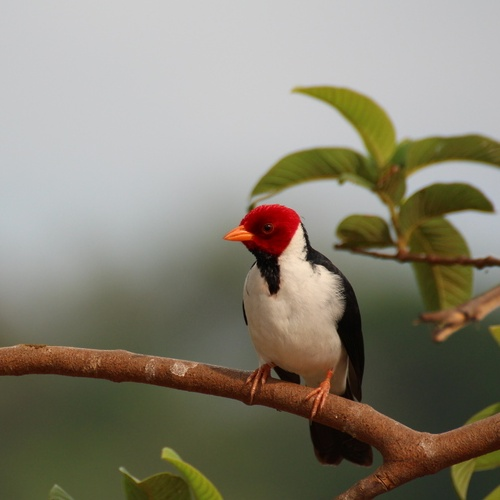
#> input picture Assignment_2/resources/image-square.jpeg, 500 x 500 px
$ python Q9.py
#> lines starting #> are read from the running program, lines starting #| are printed output that depends on the picture
# NOT operation (Negative image)
import cv2
import numpy as np

img1 = cv2.imread('resources/image-square.jpeg')
#> img1 is the input picture: shape (500, 500, 3); mean B, G, R 115.3, 130.9, 136.1

res = cv2.bitwise_not(img1, mask = None)
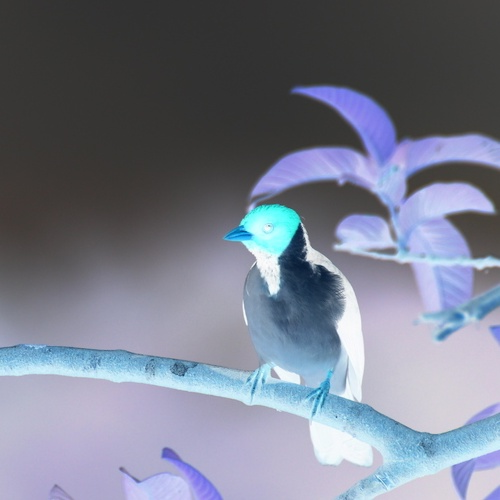
#> res: shape (500, 500, 3); mean B, G, R 139.7, 124.1, 118.9

cv2.imshow('Image 1', img1)
cv2.imshow('Bitwise NOT', res)

cv2.waitKey(0)
cv2.destroyAllWindows()
